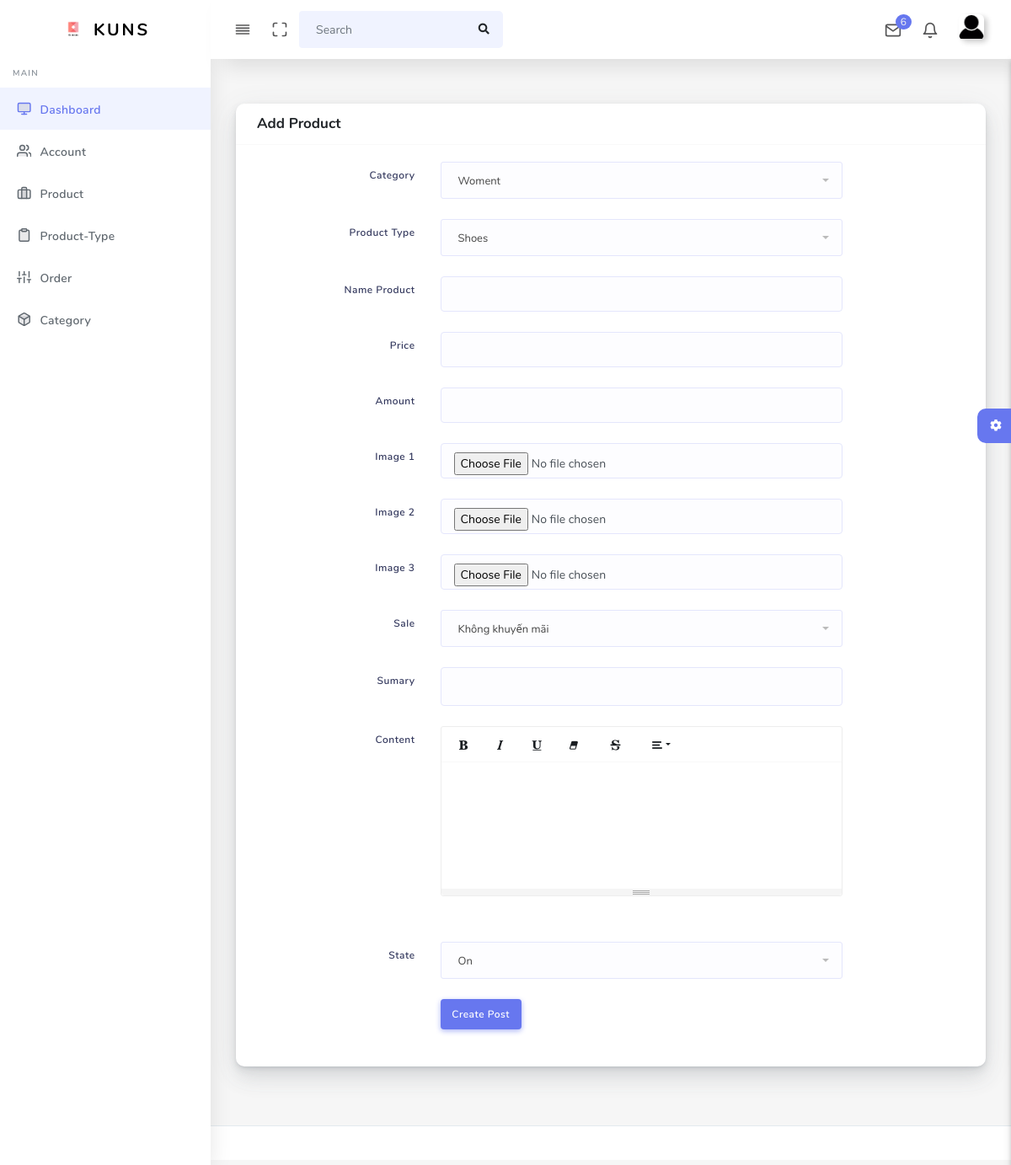
The app's page /Admin/index.php?act=view-product&run=add-product (signed in) with its own data.
### tables this page shows
CREATE TABLE `danhmuc` (
  `MaDM` int(11) NOT NULL,
  `TenDM` varchar(255) DEFAULT NULL
);

CREATE TABLE `loaisanpham` (
  `MaLSP` int(11) NOT NULL,
  `TenLSP` varchar(70) NOT NULL,
  `MaDM` int(11) NOT NULL
);

CREATE TABLE `khuyenmai` (
  `MaKM` int(11) NOT NULL,
  `TenKM` varchar(100) NOT NULL,
  `LoaiKM` varchar(20) NOT NULL,
  `GiaTriKM` float(11,0) NOT NULL,
  `NgayBD` datetime NOT NULL,
  `TrangThai` int(11) NOT NULL
);

### Admin/Control/product.php (called while the page is built, shortened)
<?php
require_once("Model/product_db.php");
class Product_CT
{
    var $product_md;
    public function __construct()
    {
        $this->product_md = new product();
    }
  public function go_add()
  {
    $category = $this->product_md->category();
    $type = $this->product_md->type();
    $promo = $this->product_md->promotion();
    require 'View/index.php';
  }
}

### Admin/Control/database.php (called while the page is built, shortened)
<?php
Class Database{
   public $host   = 'localhost';
   public $user   = 'root';
   public $pass   = '';
   public $dbname = 'WEB2';
   public $link;
private function connectDB(){
   $this->link = new mysqli($this->host, $this->user, $this->pass,$this->dbname);
 }
public function select($query){
  $result = $this->link->query($query) or
   die($this->link->error.__LINE__);
  if($result->num_rows > 0){
    return $result;
  } else {
    return false;
  }
 }
}

### Admin/Model/model.php (called while the page is built, shortened)
<?php  include './Control/database.php'; ?>
<?php
class Model
{
    function __construct()
    {
        $this->db = new Database();
    }
}

### Admin/Model/product_db.php (called while the page is built, shortened)
<?php
require_once("model.php");
class product extends Model
{
    function promotion(){
    $query = "SELECT * FROM khuyenmai";
    require("result.php");
    return $data;
  }
function type(){
    $query = "SELECT * FROM loaisanpham ";
    require("result.php");
    return $data;
  }
function category(){
    $query = "SELECT * FROM danhmuc";
    require("result.php");
    return $data;
  }
}

### Admin/Model/result.php (called while the page is built)
<?php
$result = $this->db->select($query);
$data = array();
while ($row = $result->fetch_assoc()) {
    $data[] = $row;
}
?>

### Admin/View/product/add-product.php (the view, shortened to what this page needs)
<div class="section-body">
  <div class="row">
    <div class="col-12">
      <div class="card">
        <div class="card-header">
          <h4>Add Product</h4>
        </div>
        <div class="card-body">
          <form class="" action="?act=view-product&run=add" method="post" enctype="multipart/form-data">
          <div class="form-group row mb-4">
            <label class="col-form-label text-md-right col-12 col-md-3 col-lg-3">Category</label>
            <div class="col-sm-12 col-md-7">
              <select class="form-control selectric" name="MaDM">
                <?php foreach ($category as $row) { ?>
                  <option value="<?= $row['MaDM'] ?>"><?= $row['TenDM'] ?></option>
                  <?php } ?>
              </select>
            </div>
          </div>
          <div class="form-group row mb-4">
            <label class="col-form-label text-md-right col-12 col-md-3 col-lg-3">Product Type</label>
            <div class="col-sm-12 col-md-7">
              <select class="form-control selectric" name="MaLSP">
                <?php foreach ($type as $row) { ?>
                  <option value="<?= $row['MaLSP'] ?>"><?= $row['TenLSP'] ?></option>
                  <?php } ?>
              </select>
            </div>
          </div>
          <div class="form-group row mb-4">
            <label class="col-form-label text-md-right col-12 col-md-3 col-lg-3">Name Product</label>
            <div class="col-sm-12 col-md-7">
              <input type="text" name="TenSP" class="form-control">
            </div>
          </div>
          <div class="form-group row mb-4">
            <label class="col-form-label text-md-right col-12 col-md-3 col-lg-3">Price</label>
            <div class="col-sm-12 col-md-7">
              <input type="text" name="DonGia" class="form-control">
            </div>
          </div>
          <div class="form-group row mb-4">
            <label class="col-form-label text-md-right col-12 col-md-3 col-lg-3">Amount</label>
            <div class="col-sm-12 col-md-7">
              <input type="text" class="form-control" name="SoLuong">
            </div>
          </div>
          <div class="form-group row mb-4">
            <label class="col-form-label text-md-right col-12 col-md-3 col-lg-3">Image 1</label>
            <div class="col-sm-12 col-md-7">
                <input type="file" class="form-control" name="HinhAnh1">
            </div>
          </div>
          <div class="form-group row mb-4">
            <label class="col-form-label text-md-right col-12 col-md-3 col-lg-3">Image 2</label>
            <div class="col-sm-12 col-md-7">
              <input type="file" class="form-control" name="HinhAnh2">
            </div>
          </div>
          <div class="form-group row mb-4">
            <label class="col-form-label text-md-right col-12 col-md-3 col-lg-3">Image 3</label>
            <div class="col-sm-12 col-md-7">
              <input type="file" class="form-control" name="HinhAnh3">
            </div>
          </div>
          <div class="form-group row mb-4">
            <label class="col-form-label text-md-right col-12 col-md-3 col-lg-3">Sale</label>
            <div class="col-sm-12 col-md-7">
              <select class="form-control selectric" name="MaKM">
                <?php foreach ($promo as $row) { ?>
                  <option value="<?= $row['MaKM'] ?>"><?= $row['TenKM'] ?></option>
                  <?php } ?>
              </select>
            </div>
          </div>
          <div class="form-group row mb-4">
            <label class="col-form-label text-md-right col-12 col-md-3 col-lg-3">Sumary</label>
            <div class="col-sm-12 col-md-7">
            </div>
          </div>
          <div class="form-group row mb-4">
            <label class="col-form-label text-md-right col-12 col-md-3 col-lg-3">Content</label>
            <div class="col-sm-12 col-md-7">
            </div>
          </div>
          <div class="form-group row mb-4">
            <label class="col-form-label text-md-right col-12 col-md-3 col-lg-3">State</label>
            <div class="col-sm-12 col-md-7">
              <select class="form-control selectric" name="TrangThai">
                <option value="1">On</option>
              </select>
            </div>
          </div>
          <div class="form-group row mb-4">
            <label class="col-form-label text-md-right col-12 col-md-3 col-lg-3"></label>
            <div class="col-sm-12 col-md-7">
              <button class="btn btn-primary">Create Post</button>
            </div>
          </div>
        </form>
        </div>
      </div>
    </div>
  </div>
</div>

### records on screen
danhmuc: TenDM "Woment"
loaisanpham: TenLSP "Shoes"
khuyenmai: TenKM "Không khuyến mãi"
